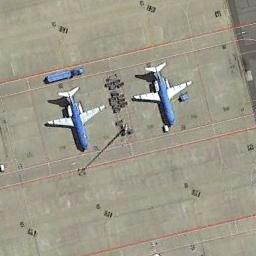
#> input picture lab_3/test.jpg, 256 x 256 px
$ python task3.py
#> lines starting #> are read from the running program, lines starting #| are printed output that depends on the picture
import cv2
import numpy as np


# Функция для создания ядра Гаусса
def gauss(x, y, omega, a, b):
    omega2 = 2 * (omega ** 2)
    m1 = 1 / (np.pi * omega2)
    m2 = np.exp(-((x - a) ** 2 + (y - b) ** 2) / omega2)
    return m1 * m2


# Функция для применения гауссова размытия к изображению
def GaussianBlur(img, kernel_size, standard_deviation):
    # Создаем пустое ядро
    kernel = np.ones((kernel_size, kernel_size))
    a = b = (kernel_size + 1) // 2

    # Заполняем ядро значениями, вычисленными с помощью функции gauss
    for i in range(kernel_size):
        for j in range(kernel_size):
            kernel[i, j] = gauss(i, j, standard_deviation, a, b)

    print('before normalization')
    print(kernel)

    # Нормализуем ядро (сумма всех элементов должна быть равна 1)
    sum = np.sum(kernel)
    kernel /= sum

    print('after normalization')
    print(kernel)

    # Создаем копию изображения
    imgBlur = img.copy()

    # Операция свертки между изображением и ядром
    x_start = kernel_size // 2
    y_start = kernel_size // 2
    for i in range(x_start, imgBlur.shape[0] - x_start):
        for j in range(y_start, imgBlur.shape[1] - y_start):
            # Операция свертки
            val = 0
            for k in range(-(kernel_size // 2), kernel_size // 2 + 1):
                for l in range(-(kernel_size // 2), kernel_size // 2 + 1):
                    val += img[i + k, j + l] * kernel[k + (kernel_size // 2), l + (kernel_size // 2)]
            imgBlur[i, j] = val

    return imgBlur


# Основная функция для вызова гауссова размытия
def BlurFuss():
    # Считываем изображение
    img = cv2.imread("test.jpg", cv2.IMREAD_GRAYSCALE)
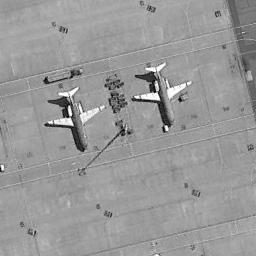
#> img: shape (256, 256); min 0, max 255, mean 152.8

    # Стандартное отклонение и размер ядра фильтра
    standard_deviation = 1
    kernel_size = 5

    # Применяем гауссово размытие
    imgBlur1 = GaussianBlur(img, kernel_size, standard_deviation)
#> after the loop in GaussianBlur, `for i in range(x_start, imgBlur.shape[0] - x_start):`:
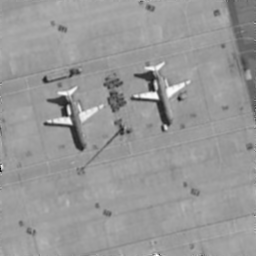
#> imgBlur: shape (256, 256); min 6, max 255, mean 152.2
    cv2.imshow(str(kernel_size) + 'x' + str(kernel_size) + ' and deviation ' + str(standard_deviation), imgBlur1)

    # Другие параметры размытия
    standard_deviation = 1
    kernel_size = 7

    # Применяем гауссово размытие с новыми параметрами
    imgBlur2 = GaussianBlur(img, kernel_size, standard_deviation)
    cv2.imshow(str(kernel_size) + 'x' + str(kernel_size) + ' and deviation ' + str(standard_deviation), imgBlur2)

    # Применяем гауссово размытие с использованием OpenCV
    imgBlurOpenCV = cv2.GaussianBlur(img, (kernel_size, kernel_size), standard_deviation)
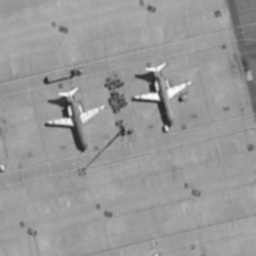
#> imgBlurOpenCV: shape (256, 256); min 36, max 250, mean 152.8

    cv2.imshow('img', img)
    cv2.imshow('OpenCV_blur', imgBlurOpenCV)
    cv2.waitKey(0)


# Вызываем основную функцию
BlurFuss()
